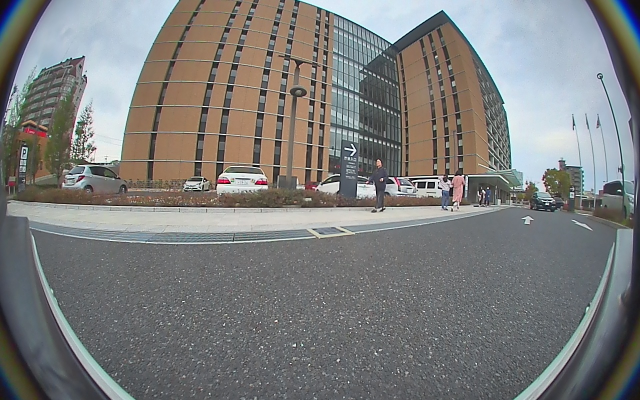
#> input picture aisin-17/code/ai_model/data_input/FR_20180409135610_0000013.jpeg, 1280 x 800 px (shown at 1/2 size); its folder holds only this picture in this run
$ python -i image.py   (imports and definitions only)
#> lines starting #> are read from the running program, lines starting #| are printed output that depends on the picture
"""
Copyright 2017-2018 Fizyr (https://fizyr.com)

Licensed under the Apache License, Version 2.0 (the "License");
you may not use this file except in compliance with the License.
You may obtain a copy of the License at

    http://www.apache.org/licenses/LICENSE-2.0

Unless required by applicable law or agreed to in writing, software
distributed under the License is distributed on an "AS IS" BASIS,
WITHOUT WARRANTIES OR CONDITIONS OF ANY KIND, either express or implied.
See the License for the specific language governing permissions and
limitations under the License.
"""

# from __future__ import division
import numpy as np
import cv2
from PIL import Image

from .transform import change_transform_origin


# [24 lines left out: function convert_to_big, not called in this run]


def read_image_bgr(path, slide_window=False):
    """ Read an image in BGR format.

    Args
        path: Path to the image.
    """
#> called with slide_window = False
    if slide_window:
        im = Image.open(path).convert('RGB')

        if slide_window == 1:
            im = im.crop((0, 200, 580, 550))
            # im.show()
            image = np.asarray(im)
            # print(image.shape)
        elif slide_window == 2:
            im = im.crop((350, 200, 350+580, 550))
            # im.show()
            image = np.asarray(im)
            # print(image.shape)
        else:
            im = im.crop((1280-580, 200, 1280, 550))
            # im.show()
            image = np.asarray(im)
            # print(image.shape)
        # print(image)
        return image[:, :, ::-1].copy()
    else:
        image = np.asarray(Image.open(path).convert('RGB'))
#> image is the input picture: shape (800, 1280, 3); mean R, G, B 124.6, 125, 124.2
        return image[:, :, ::-1].copy()
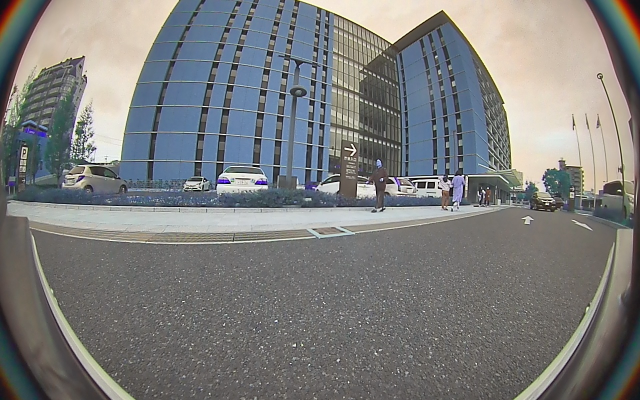
#> returned value: shape (800, 1280, 3) (shown at 1/2 size); mean of channels 0, 1, 2 124.2, 125, 124.6; drawn as R, G, B


# [48 lines left out: functions preprocess_image, adjust_transform_for_image, not called in this run]


class TransformParameters:
    """ Struct holding parameters determining how to apply a transformation to an image.

    Args
        fill_mode:             One of: 'constant', 'nearest', 'reflect', 'wrap'
        interpolation:         One of: 'nearest', 'linear', 'cubic', 'area', 'lanczos4'
        cval:                  Fill value to use with fill_mode='constant'
        relative_translation:  If true (the default), interpret translation as a factor of the image size.
                               If false, interpret it as absolute pixels.
    """
    # [103 lines left out: functions __init__, cvBorderMode, cvInterpolation, apply_transform, compute_resize_scale, resize_image, not called in this run]

>>> result = read_image_bgr('../../../data_input/FR_20180409135610_0000013.jpeg')

$ run again, on aisin-17/code/ai_model/data_input/FR_20180409135610_0000034.jpeg
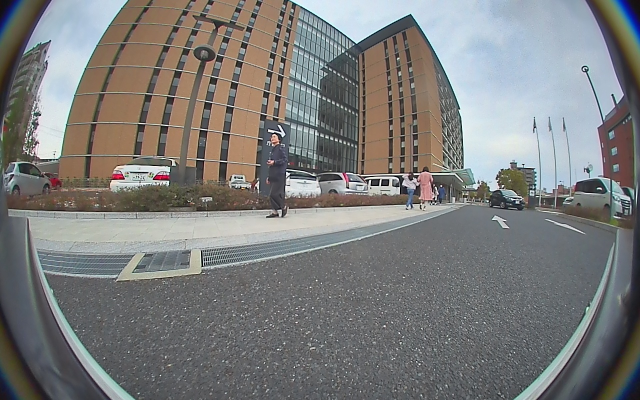
#> input picture aisin-17/code/ai_model/data_input/FR_20180409135610_0000034.jpeg, 1280 x 800 px (shown at 1/2 size)
#> in read_image_bgr, image is the input picture: shape (800, 1280, 3); mean R, G, B 124.3, 124.5, 123.7
#> in read_image_bgr, `return image[:, :, ::-1].copy()`:
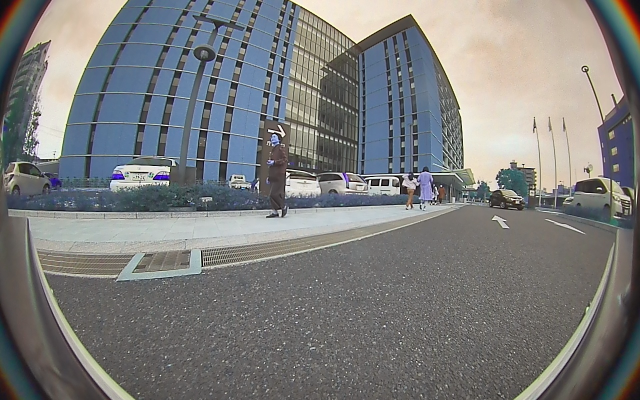
#> returned value: shape (800, 1280, 3) (shown at 1/2 size); mean of channels 0, 1, 2 123.7, 124.5, 124.3; drawn as R, G, B

$ run again, on aisin-17/code/ai_model/data_input/FR_20180409135610_0000040.jpeg
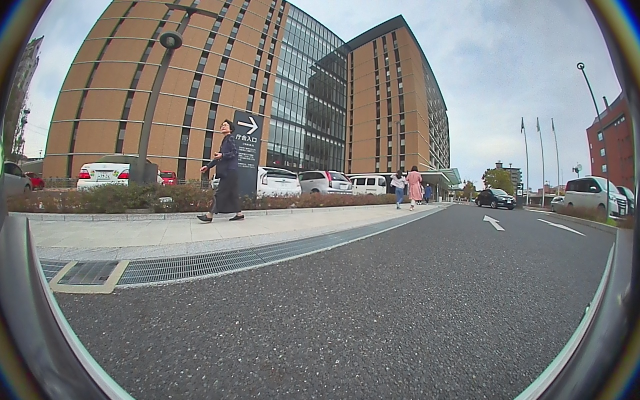
#> input picture aisin-17/code/ai_model/data_input/FR_20180409135610_0000040.jpeg, 1280 x 800 px (shown at 1/2 size)
#> in read_image_bgr, image is the input picture: shape (800, 1280, 3); mean R, G, B 124.5, 124.8, 124
#> in read_image_bgr, `return image[:, :, ::-1].copy()`:
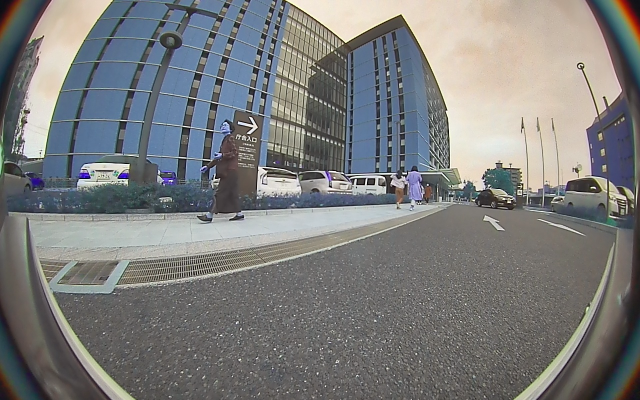
#> returned value: shape (800, 1280, 3) (shown at 1/2 size); mean of channels 0, 1, 2 124, 124.8, 124.5; drawn as R, G, B
